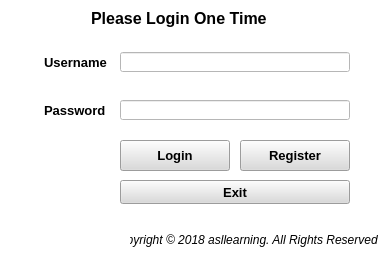
<?xml version="1.0" encoding="UTF-8"?>
<ui version="4.0">
 <class>login</class>
 <widget class="QMainWindow" name="login">
  <property name="geometry">
   <rect>
    <x>0</x>
    <y>0</y>
    <width>392</width>
    <height>276</height>
   </rect>
  </property>
  <property name="windowTitle">
   <string>ASL Learning - Login</string>
  </property>
  <property name="windowIcon">
   <iconset>
    <normaloff>favasl.png</normaloff>favasl.png</iconset>
  </property>
  <property name="autoFillBackground">
   <bool>false</bool>
  </property>
  <property name="styleSheet">
   <string notr="true">background-color: rgb(255, 255, 255);</string>
  </property>
  <widget class="QWidget" name="centralwidget">
   <widget class="QLabel" name="label_3">
    <property name="geometry">
     <rect>
      <x>91</x>
      <y>9</y>
      <width>190</width>
      <height>19</height>
     </rect>
    </property>
    <property name="font">
     <font>
      <pointsize>12</pointsize>
      <weight>75</weight>
      <bold>true</bold>
      <underline>false</underline>
     </font>
    </property>
    <property name="text">
     <string>Please Login One Time</string>
    </property>
   </widget>
   <widget class="QLabel" name="label">
    <property name="geometry">
     <rect>
      <x>44</x>
      <y>54</y>
      <width>64</width>
      <height>16</height>
     </rect>
    </property>
    <property name="font">
     <font>
      <pointsize>10</pointsize>
      <weight>75</weight>
      <bold>true</bold>
     </font>
    </property>
    <property name="text">
     <string>Username</string>
    </property>
   </widget>
   <widget class="QLineEdit" name="txt_uname">
    <property name="geometry">
     <rect>
      <x>120</x>
      <y>52</y>
      <width>230</width>
      <height>20</height>
     </rect>
    </property>
    <property name="clearButtonEnabled">
     <bool>true</bool>
    </property>
   </widget>
   <widget class="QLabel" name="label_2">
    <property name="geometry">
     <rect>
      <x>44</x>
      <y>102</y>
      <width>63</width>
      <height>16</height>
     </rect>
    </property>
    <property name="font">
     <font>
      <pointsize>10</pointsize>
      <weight>75</weight>
      <bold>true</bold>
     </font>
    </property>
    <property name="text">
     <string>Password</string>
    </property>
   </widget>
   <widget class="QLineEdit" name="txt_password">
    <property name="geometry">
     <rect>
      <x>120</x>
      <y>100</y>
      <width>230</width>
      <height>20</height>
     </rect>
    </property>
    <property name="echoMode">
     <enum>QLineEdit::Password</enum>
    </property>
    <property name="clearButtonEnabled">
     <bool>true</bool>
    </property>
   </widget>
   <widget class="QPushButton" name="btn_login">
    <property name="geometry">
     <rect>
      <x>120</x>
      <y>140</y>
      <width>110</width>
      <height>31</height>
     </rect>
    </property>
    <property name="font">
     <font>
      <pointsize>10</pointsize>
      <weight>75</weight>
      <bold>true</bold>
     </font>
    </property>
    <property name="styleSheet">
     <string notr="true">background-color: rgb(218, 218, 218);</string>
    </property>
    <property name="text">
     <string>Login</string>
    </property>
    <property name="icon">
     <iconset>
      <normaloff>login.png</normaloff>login.png</iconset>
    </property>
    <property name="shortcut">
     <string>Return</string>
    </property>
   </widget>
   <widget class="QPushButton" name="btn_exit">
    <property name="geometry">
     <rect>
      <x>120</x>
      <y>180</y>
      <width>230</width>
      <height>24</height>
     </rect>
    </property>
    <property name="font">
     <font>
      <pointsize>10</pointsize>
      <weight>75</weight>
      <bold>true</bold>
     </font>
    </property>
    <property name="styleSheet">
     <string notr="true">background-color: rgb(218, 218, 218);</string>
    </property>
    <property name="text">
     <string>Exit</string>
    </property>
    <property name="icon">
     <iconset>
      <normaloff>exit.png</normaloff>exit.png</iconset>
    </property>
    <property name="shortcut">
     <string>Esc</string>
    </property>
   </widget>
   <widget class="QPushButton" name="btn_reg">
    <property name="geometry">
     <rect>
      <x>240</x>
      <y>140</y>
      <width>110</width>
      <height>31</height>
     </rect>
    </property>
    <property name="minimumSize">
     <size>
      <width>80</width>
      <height>0</height>
     </size>
    </property>
    <property name="font">
     <font>
      <pointsize>10</pointsize>
      <weight>75</weight>
      <bold>true</bold>
     </font>
    </property>
    <property name="styleSheet">
     <string notr="true">background-color: rgb(218, 218, 218);</string>
    </property>
    <property name="text">
     <string>Register</string>
    </property>
    <property name="icon">
     <iconset>
      <normaloff>signup.png</normaloff>signup.png</iconset>
    </property>
    <property name="shortcut">
     <string>R</string>
    </property>
   </widget>
   <widget class="QLabel" name="label_4">
    <property name="geometry">
     <rect>
      <x>130</x>
      <y>230</y>
      <width>251</width>
      <height>20</height>
     </rect>
    </property>
    <property name="font">
     <font>
      <italic>true</italic>
     </font>
    </property>
    <property name="text">
     <string>Copyright © 2018 asllearning. All Rights Reserved </string>
    </property>
    <property name="alignment">
     <set>Qt::AlignRight|Qt::AlignTrailing|Qt::AlignVCenter</set>
    </property>
   </widget>
  </widget>
  <widget class="QStatusBar" name="statusbar"/>
  <action name="actionExit">
   <property name="text">
    <string>Exit</string>
   </property>
  </action>
 </widget>
 <resources/>
 <connections/>
</ui>
